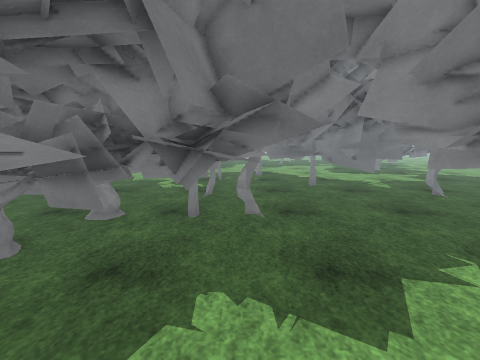
view 1 (above)

20 first-person views from a walk through a scene from a Unity 3-D project. The camera is 1.4 m above the floor, tilts 8° down and sees 90° across. The floor is counted in squares, 0.5 m on a side. Each view is taken from the middle of a square. On the plan, view 1 faces up. The plan holds only what a view shows up to about 18 squares ahead; the rest is blank. The place goes on beyond the plan. Surface patterns are stand-ins for the level's own textures.

view 2
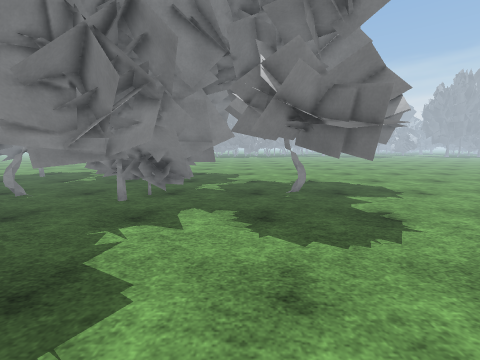

view 3
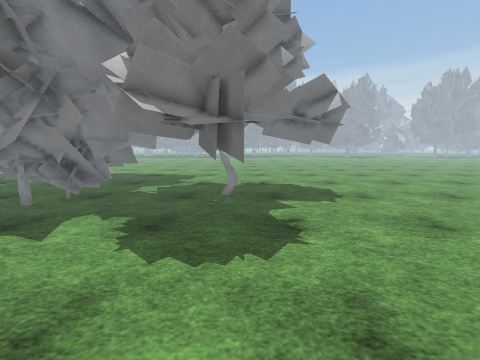

view 4
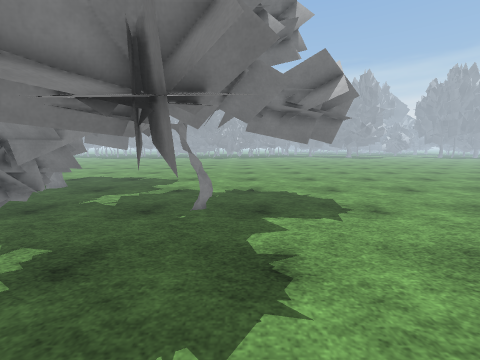

view 5
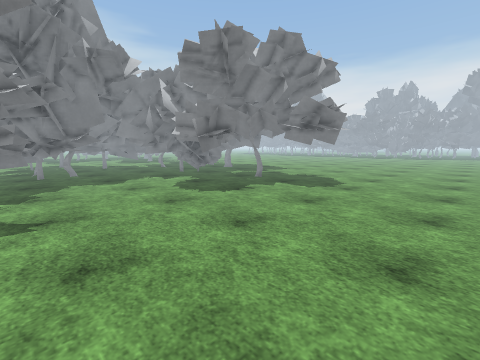

view 6
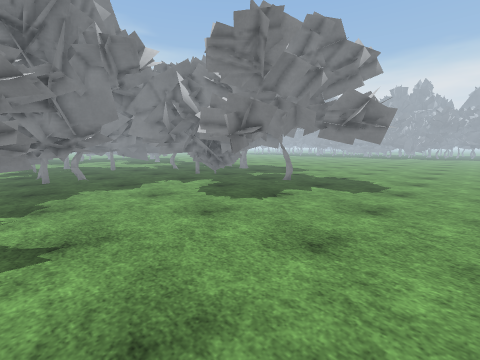

view 7
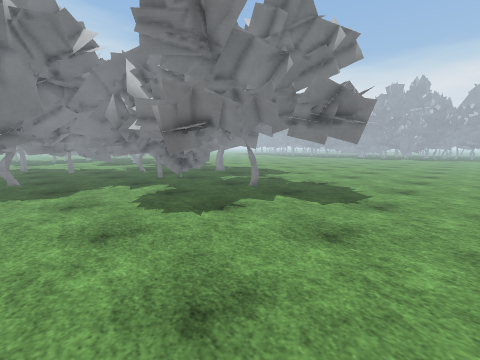

view 8
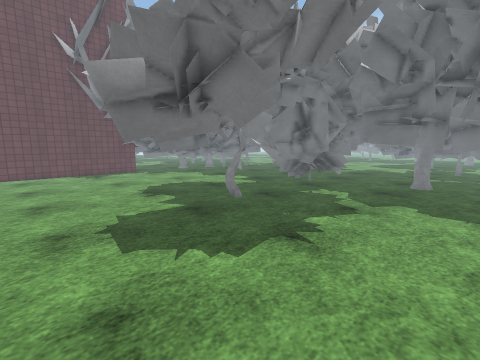

view 9
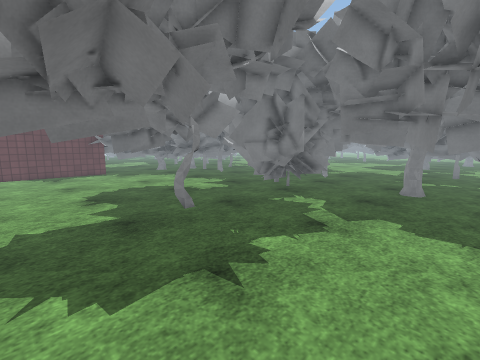

view 10
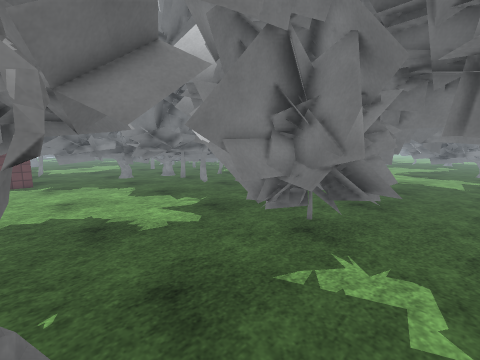

view 11
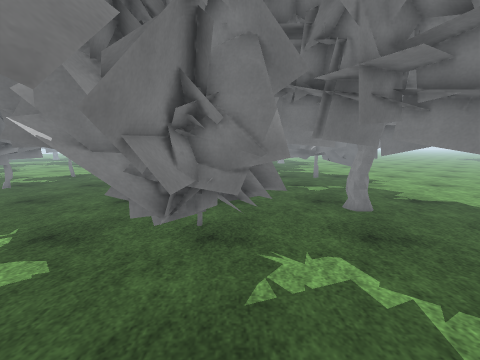

view 12
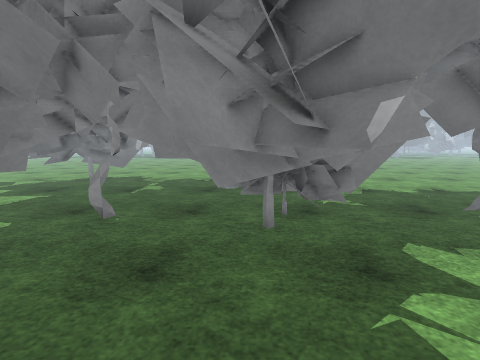

view 13
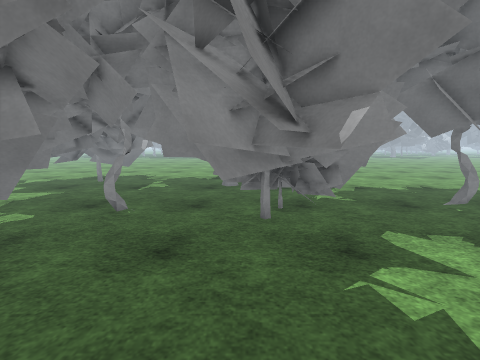

view 14
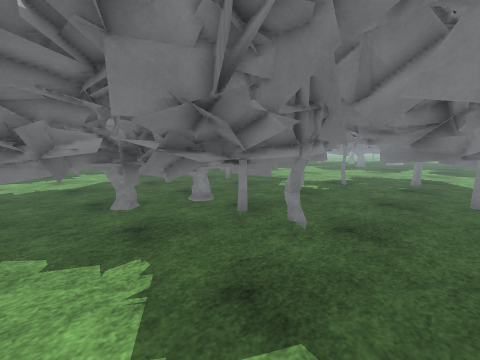

view 15
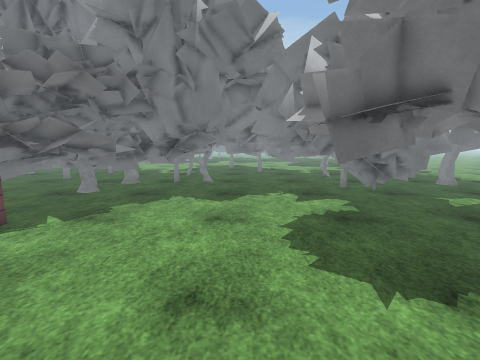

view 16
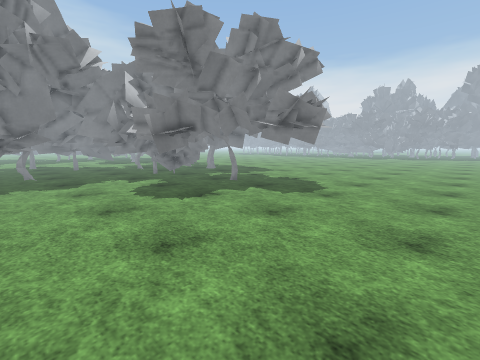

view 17
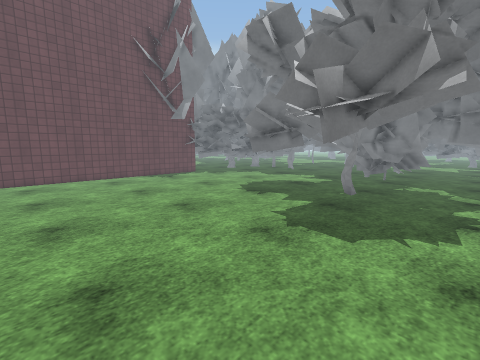

view 18
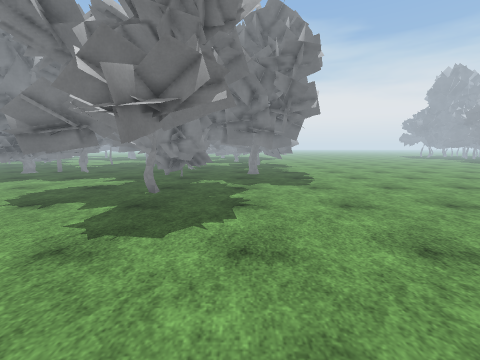

view 19
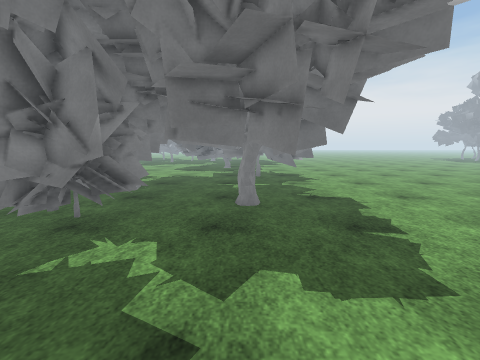

view 20
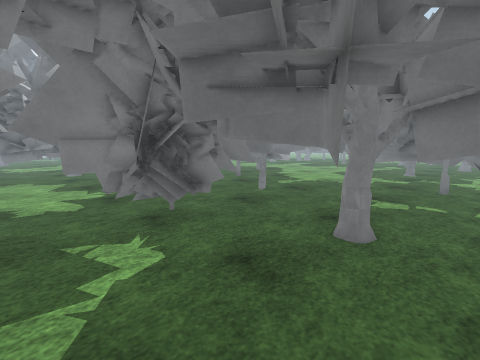

### Floor plan
Key: @ floor where view 1 was taken; # wall or solid block; . floor; O other object.
Columns run from 5 left of view 1 to 21 right of it. Each row starts with its distance up from view 1.
 17           OOOO     O OOOO
 16          OOOOOO  .OOO  OOO
 15    OO  OOOOO  O #OOOOOOOOO
 14    OOO  O OOOOOOOOOO. .....
 13 O  OOO OOOOOO.O.OOO........
 12 O  OOOOOOO.O....  #O.......
 11    O  O.......#.OOO....OO..
 10     OOOO.....OOO OOOO...OO
  9   OOOOO....OOOOOOOOOOOOOOOO
  8   OOOO....OOOOOOOOOOOOOOO..
  7 OOOOOOO...OOOOOOOOOOOOOO...
  6 OOOOOOO...OOOOOOOOOOOOOOO..
  5 OOOOOOOO....OOOOOOOO.OO.O..
  4 OOOO O......OOOOOO#O.O...#.
  3 OOO........... OO#.........
  2 OO#............ O..........
  1 OOO........OOO..O..........
  0 OO...@.....OOOO.OO.........
 -1 OO..........OOOOOO.........
 -2 O.........OOOO.OOO.........
 -3  .........OOO...OO.........
 -4  .................O........
 -5  .................O........
 -6  .................O........
 -7  ................OOO.......
 -8  .................OO.......
 -9  ..................O.......
-10  ..........................
-11  ..........................
-12  ..........................
-13 ...........................
-14 ...........................
-15 ...........................
-16 ...........................

Positions as (right, up) in squares from view 1, and headings:
1: (0, 0), facing up
2: (-2, 1), facing right
3: (-1, -3), facing right
4: (2, -4), facing right
5: (-4, -16), facing up-right
6: (-4, -13), facing up-right
7: (0, -13), facing up-right
8: (21, -11), facing up-left
9: (21, -8), facing up-left
10: (16, -2), facing up-left
11: (13, -2), facing up
12: (2, 8), facing right
13: (1, 8), facing right
14: (5, 2), facing up-left
15: (3, -9), facing up
16: (-1, -16), facing up-right
17: (17, -16), facing up-left
18: (17, -16), facing up
19: (18, -3), facing up
20: (21, 1), facing up-left
